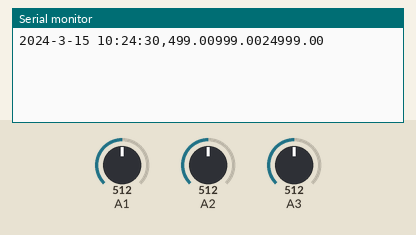
Bench run of a sketch on a simulated Arduino Leonardo, built with avr-gcc and run on an emulated ATmega32U4. On the bench: the last lines printed to the serial monitor. The inputs (shaded band) are chosen by the test bench; at power-on: A1 = 512, A2 = 512, A3 = 512. The local clock reads 2024-03-15 10:24:30 at power-on unless the sketch sets it.

Above: at 1.2 s.
1.3 s: A1 set to 716
At 2.7 s:
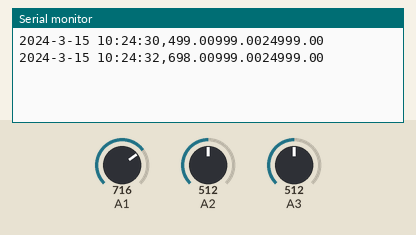
2.8 s: A2 set to 716
4.3 s: A3 set to 716
At 5.6 s:
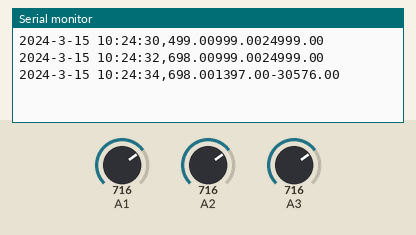
5.8 s: A1 set to 900
7.3 s: A2 set to 900
At 8.2 s:
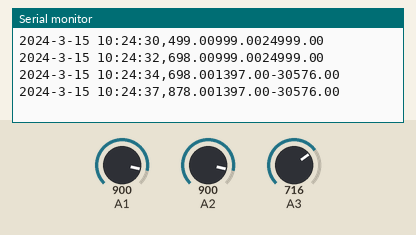
8.8 s: A3 set to 900
At 10.3 s:
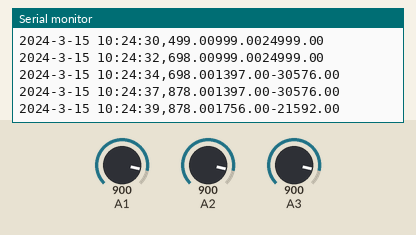
Timing chart, 0 to 11.3 s (numbered marks = the images above; inputs shaded):
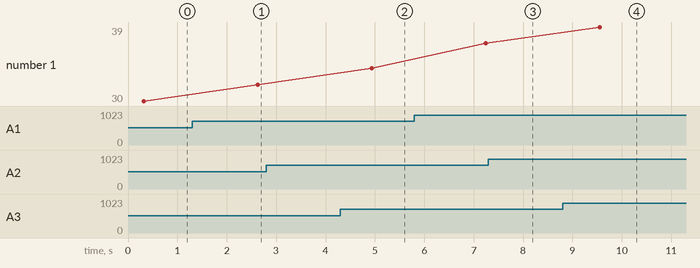

The sketch:

M6.ino
```cpp
/* Program to read Conductivity Sensor
 *
 *  Written by Niteesh S Shanbog
 *  v1 - 26/7/2021 - Read Conductivity Sensor, Create datastring with timestamp
 *  v2 - 27/7/2021 - Corrected measure_conductivity() function by adding analog pin input
 */


// Date and time functions using a DS3231 RTC connected via I2C and Wire lib
#include <Wire.h>
#include "RTClib.h"

RTC_DS3231 rtc;

#include <SPI.h>
#include <SD.h>

File myFile;


float CT001 = 0;
float CT002 = 0;
float CT003 = 0;
float buffer_arr[10];
float conductivity = 0;

void setup()
{
  // Open serial communications and wait for port to open:
  Serial.begin(9600);
  while (!Serial)
  {
    ; // wait for serial port to connect. Needed for Leonardo only
  }

  //Setup for RTC
  Serial.begin(9600);
  if (! rtc.begin())
  {
    Serial.println("Couldn't find RTC");
    while (1);
  }

  if (rtc.lostPower())
  {
    Serial.println("RTC lost power, lets set the time!");

    // Comment out below lines once you set the date & time.
    // Following line sets the RTC to the date & time this sketch was compiled
    rtc.adjust(DateTime(F(__DATE__), F(__TIME__)));

    // Following line sets the RTC with an explicit date & time
    // for example to set January 27 2017 at 12:56 you would call:
    //rtc.adjust(DateTime(2021, 3, 17, 11, 33, 0));
  }
}


void loop()
{

  CT001 = measure_conductivity(1,A1);
  CT002 = measure_conductivity(2,A2);
  CT003 = measure_conductivity(3,A3);

  write_SD();

  delay (2000);

}

int measure_conductivity(int condType, int an_pin)
{
  int val = 0;
  for (int i=0; i<10; i++)
  {
    buffer_arr[i] = analogRead(an_pin);
    delay(10);
  }
  for (int i=0; i<9; i++) //To sort the readings in ascending order
  {
    for (int j=i+1; j<10; j++)
    {
      if (buffer_arr[i]>buffer_arr[j])
      {
        float temp = buffer_arr[i];
        buffer_arr[i] = buffer_arr[j];
        buffer_arr[j] = temp;
      }
    }
  }

  float avgval = 0;
  for (int i=2; i<8; i++)   //Ignore two readings at the extreme ends
  {
    avgval += buffer_arr[i];
  }
  switch (condType)
    {
      case 1:
      {
        //Range: 0-1mS/cm
        conductivity = (float)avgval/6*999/1024;
        break;
      }
      case 2:
      {
        //Range: 0-10mS/cm
        conductivity = (float)avgval/6*1999/1024;
        break;
      }
      case 3:
      {
        //Range: 0-50mS/cm
        conductivity = (float)avgval/6*49999/1024;
        break;
      }
      default:
        conductivity = 0;
    }
    return conductivity;

}


void write_SD()
{
  DateTime now = rtc.now();

  //Values for timestamp to be appended at the beginning of the datastring
  int year = now.year();
  int month = now.month();
  int day = now.day();
  int hour = now.hour();
  int minute = now.minute();
  int second = now.second();


  String dataString = "";
  dataString += String(year);
  dataString += "-";
  dataString += String(month);
  dataString += "-";
  dataString += String(day);
  dataString += " ";
  dataString += String(hour);
  dataString += ":";
  dataString += String(minute);
  dataString += ":";
  dataString += String(second);
  dataString += ",";

  dataString += String(CT001);
  dataString += String(CT002);
  dataString += String(CT003);

  Serial.println(dataString);
}
```

Measured:
- after the input at 1.3 s, the serial monitor: prints a new line after 1.3 s (image 1)
- after the input at 4.3 s, the serial monitor: prints a new line after 0.63 s (image 2)
- after the input at 8.8 s, the serial monitor: prints a new line after 0.75 s (image 4)
